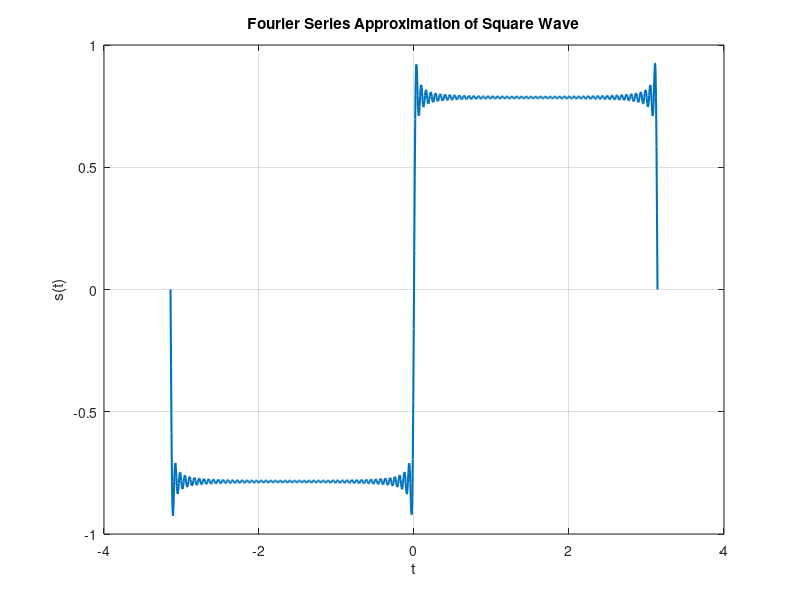

This figure's MATLAB source:
% Assignment 02: A New Way of Thinking

%% Part 1: Create the Specified Vectors
% Define vector u with the values [-4, -2, 0, 2, 4]
u = [-4, -2, 0, 2, 4];

% Define vector v with angles in radians: [0, pi/4, pi/2, 3*pi/4, pi]
v = [0, pi/4, pi/2, 3*pi/4, pi];

%% Part 2: Calculate 10! Using prod()
% Compute the factorial of 10 as the product of numbers from 1 to 10
% Store the result in variable f
f = prod(1:10);  % f = 1 * 2 * 3 * ... * 10 = 3628800

%% Part 3: Create the Specified Matrices
% (a) Matrix A = [1 0 0 0; 0 0 1 0]
% This is a 2x4 matrix with 1s at positions (1,1) and (2,3), and 0s elsewhere
A = zeros(2, 4);  % Initialize a 2x4 matrix filled with zeros
A(1,1) = 1;       % Set element at row 1, column 1 to 1
A(2,3) = 1;       % Set element at row 2, column 3 to 1

% (b) Matrix B = [1 9 2 10; 3 11 4 12; 5 13 6 14; 7 15 8 16]
% This is a 4x4 matrix. We can construct it efficiently by recognizing
% MATLAB's column-major order and reshaping a sequence of numbers
temp = [1:8; 9:16]';  % Create a temporary matrix with two rows, then transpose
                      % Result: [1 9; 2 10; 3 11; 4 12; 5 13; 6 14; 7 15; 8 16]
B = reshape(temp, 4, 4);  % Reshape into a 4x4 matrix, filling column-wise

%% Part 4: Plot the Fourier Series Approximation of a Square Wave
% The series is s(t) = sum_{n=0}^{50} sin(a_n * t) / a_n, where a_n = 2*n + 1
% Plot this over t in [-pi, pi] with 1000 points

% Define parameters
N = 50;               % Number of terms in the series (n from 0 to 50)
t = linspace(-pi, pi, 1000);  % Create 1000 evenly spaced points from -pi to pi

% Compute the coefficients a_n for n = 0 to 50
n = 0:N;              % Vector of indices from 0 to 50
a_n = 2*n + 1;        % a_n = 2*n + 1, so a_n = [1, 3, 5, ..., 101]

% Compute the Fourier series efficiently using vectorization
a_n_col = a_n';       % Reshape a_n into a column vector (51 x 1) for broadcasting
sin_terms = sin(a_n_col * t);  % Compute sin(a_n * t) for all n and t
                               % Results in a 51 x 1000 matrix
terms = sin_terms ./ a_n_col;  % Divide each row by corresponding a_n
                               % Element-wise division using broadcasting
s = sum(terms, 1);    % Sum along rows to get the total approximation
                      % s is a 1 x 1000 vector representing s(t)

% Plot the approximation
figure;               % Open a new figure window
plot(t, s, 'LineWidth', 1.5);  % Plot s(t) vs t with a thicker line for clarity
xlabel('t');          % Label the x-axis
ylabel('s(t)');       % Label the y-axis
title('Fourier Series Approximation of Square Wave');  % Add a title
grid on;              % Add a grid for better readability

%% Display Results (Optional for Verification)
disp('Vector u:'); disp(u);
disp('Vector v:'); disp(v);
disp('10! (f):'); disp(f);
disp('Matrix A:'); disp(A);
disp('Matrix B:'); disp(B);